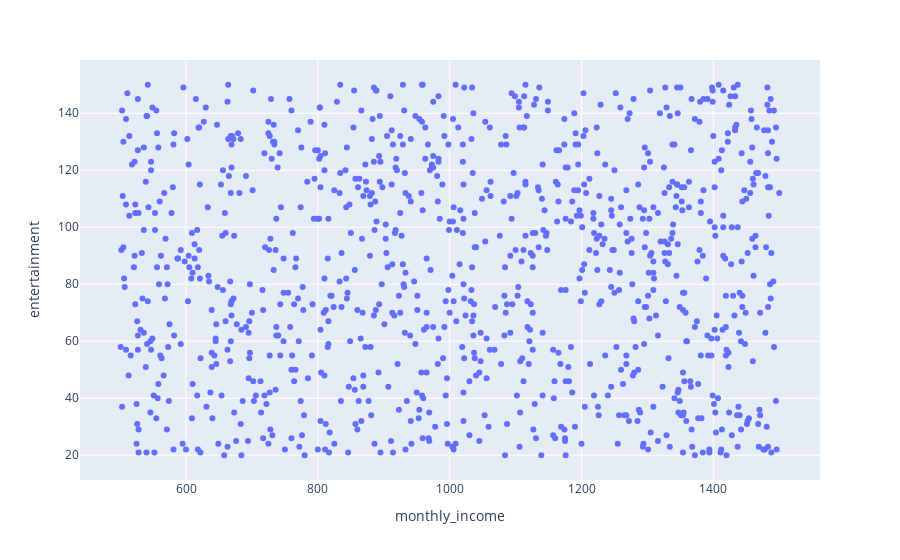

The code cell stored with this chart in its notebook:
### Code cell
# Is there any correlation between monthly income and entertainment expenses?
fig =px.scatter(df,x= 'monthly_income', y='entertainment')
fig.show()

### Figure 1 — Plotly figure (JSON) as saved in the notebook; plotly's stock layout.template omitted (floating-point values rounded to 4 significant figures; data arrays with more than 128 entries replaced by an {"elided": "..."} marker saying what was removed)
{"data": [{"hovertemplate": "monthly_income=%{x}<br>entertainment=%{y}<extra></extra>", "legendgroup": "", "marker": {"color": "#636efa", "symbol": "circle"}, "mode": "markers", "name": "", "orientation": "v", "showlegend": false, "type": "scatter", "x": {"elided": "1000 int values"}, "xaxis": "x", "y": {"elided": "1000 int values"}, "yaxis": "y"}], "layout": {"legend": {"tracegroupgap": 0}, "margin": {"t": 60}, "xaxis": {"anchor": "y", "domain": [0, 1], "title": {"text": "monthly_income"}}, "yaxis": {"anchor": "x", "domain": [0, 1], "title": {"text": "entertainment"}}}}
